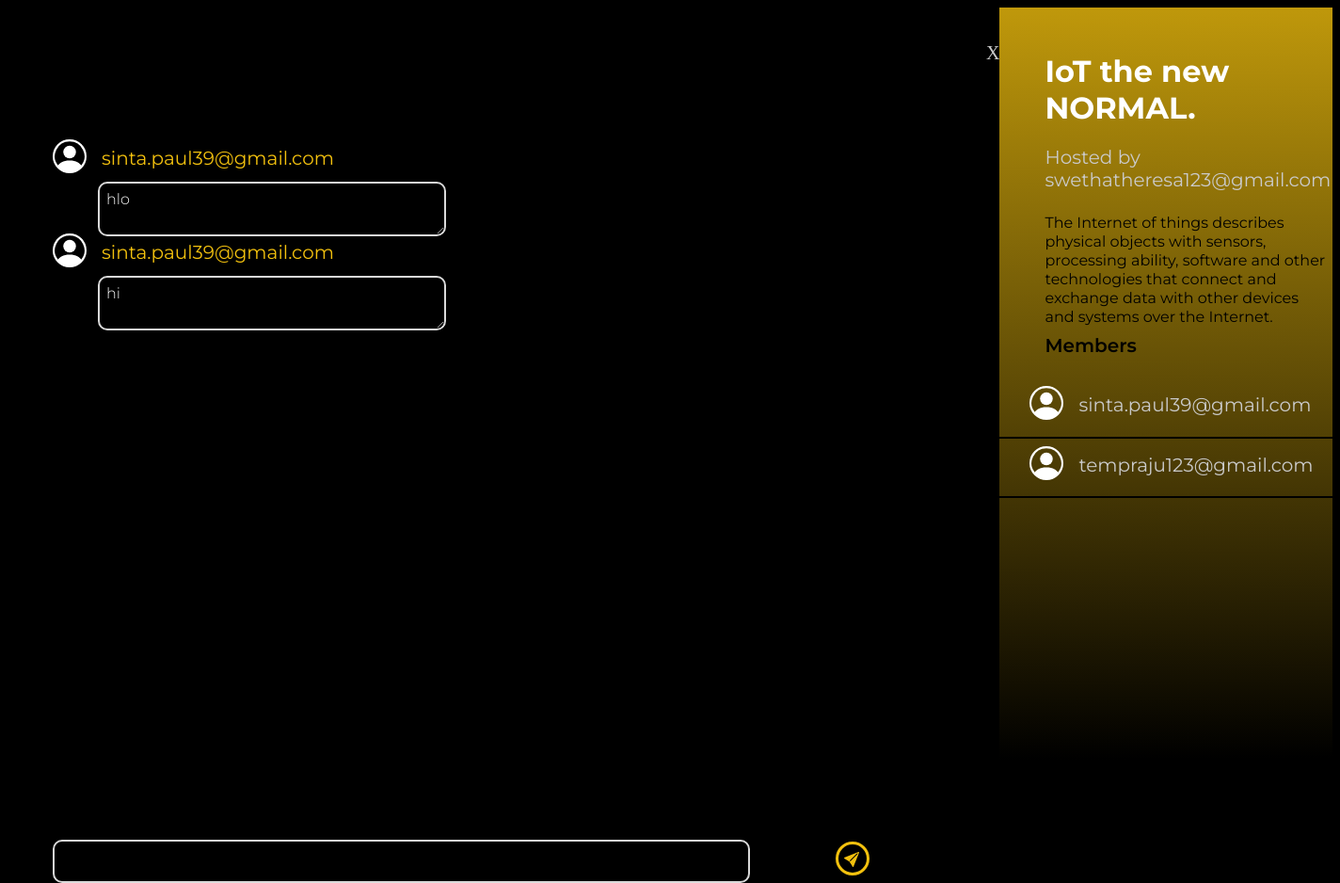
Page /room/2/ on the committed database.
### base/models.py (models this page shows, shortened)
class Message(models.Model):
    user = models.ForeignKey(User, on_delete=models.CASCADE)
    room = models.ForeignKey(Room, on_delete=models.CASCADE)
    body = models.TextField()
    updated = models.DateTimeField(auto_now=True)
    created = models.DateTimeField(auto_now_add=True)
    class Meta:
        ordering = ['-updated', '-created']

class User(AbstractUser):
    name = models.CharField(max_length=50, null=True)
    email = models.CharField(max_length=50,unique=True, null=True)
    college= models.CharField(max_length=50, null=True)
    city= models.CharField(max_length=50, null=True)
    fields_of_interests=models.ManyToManyField(
        Topic, related_name='topics',blank=True)
    USERNAME_FIELD = 'email'
    REQUIRED_FIELDS = []

class Room(models.Model):
    host = models.ForeignKey(User, on_delete=models.SET_NULL, null=True)
    topic = models.ForeignKey(Topic, on_delete=models.SET_NULL, null=True)
    name = models.CharField(max_length=100)
    description = models.CharField(max_length=200,null=True, blank=True)
    participants = models.ManyToManyField(
        User, related_name='participants', blank=True)

### base/views.py (the view, shortened to what this page needs)
# urls.py: path('room/<str:pk>/', views.room_details, name="room_details"),
def room_details(request, pk):
    room = Room.objects.get(id=pk)
    room_messages = room.message_set.all()[0:50]
    participants = room.participants.all()
    context = {'room': room, 'room_messages': room_messages,
               'participants': participants,}
    return render(request, 'room-details.html', context)

### templates/room-details.html (shortened to what this page needs)
<!DOCTYPE html>
{% load static %}
<html lang="en">
<head>
    <link rel="stylesheet" href="{% static 'style4.css' %}">
</head>
<body class="bo" style="background-color:black;">
    <div class="one">
        <br>
        <br>
        <a style="text-decoration: none;" href="{% url 'room' %}"class="xy">X</a>
        {% for message in room_messages %}
        {% if request.user != message.user %}
        <div style="height: 80px;">jkh</div>
        <div class="other">
            <div class="row">
            <div>
            </div>
            <div>
            <h1 class="d" style="color: #F3C10E;">{{message.user}}</h1>
            </div>
            </div>
            <div>
                <label for="html" class="label1">{{message.body}}</label>
            </div>
        </div>
        {% else %}
        <div style="height:2px"></div>
        <div class="me" style="margin-left: 45rem;">
            <label for="html" class="label2">{{message.body}}</label>
        </div>
        {% endif %}
        {% endfor %}
        <div class="pos">
        <form method="POST" action="">
        <div style="background-color:transparent;width: 63rem;height: 4rem;margin-top: 10rem;">
          <div style="position: absolute;">
        <input name="body" class="textarea" style="background-color: black;height: 2rem;">
        <div class="s" style="margin-top: -2.75rem;margin-left: 55rem;">
            <center>
            </center>
        </div>
         </div>
        </div>
        </form>
        </div>
    </div>
    <div class="two">
        <h1 class="neural">{{room.name}}</h1>
        <h1 class="h">Hosted by {{room.host.username}}</h1>
        <br>
        <p class="desc3">{{room.description}}</p>
        <br>
        <h1 class="c">Members</h1>
        <br>
        {% for user in participants %}
        <div class="row">
            <div style="margin-left: 2rem;">
            </div>
            <div><h1 class="d">{{user.email}}</h1></div>
        </div>
        <hr style="background-color: black;border-color: transparent;height: 0px;">
        {% endfor %}
    </div>
</body>
</html>

### static/style4.css (style rules this page uses)
.one { width: 250%; height: 50rem; background-color: black; }
.two { background: linear-gradient(179.56deg, #F3C10E -26.72%, #000000 99.62%); width: 100%; height: 50rem; }
.bo { display: flex; flex-direction: row; height: 100%; }
.neural { margin-top: 3rem; margin-left: 3rem; width: 298px; height: 78px; font-family: 'Montserrat'; font-style: normal; font-weight: 700; font-size: 32px; line-height: 39px; color: #FFFFFF; }
.h { width: 209px; height: 24px; margin-left: 3rem; font-family: 'Montserrat'; font-style: normal; font-weight: 400; font-size: 20px; line-height: 24px; color: #CACACA; }
.c { width: 98px; height: 24px; margin-left: 3rem; margin-top: 2rem; font-family: 'Montserrat'; font-style: normal; font-weight: 600; font-size: 20px; line-height: 24px; color: #000000; }
.row { display: flex; flex-direction: row; }
.d { width: 209px; height: 24px; margin-left: 1rem; font-family: 'Montserrat'; font-style: normal; font-weight: 400; font-size: 20px; line-height: 24px; color: #CACACA; margin-top: 0.5rem; }
.xy { font-weight: 400; font-size: 20px; line-height: 24px; margin-left: 65rem; color: #CACACA; }
.other { width: 94px; height: 20px; font-family: 'Montserrat'; font-style: normal; font-weight: 400; font-size: 16px; line-height: 20px; color: #F3C10E; margin-left: 3rem; }
.textarea { display: block; width: 80%; overflow: hidden; resize: both; min-height: 40px; line-height: 20px; border: 2px solid #D9D9D9; border-radius: 10px; font-family: 'Montserrat'; font-style: normal; font-weight: 300; font-size: 16px; line-height: 20px; margin-left: 3rem; color: #FFFFFF; margin-top: 38rem; background-color: transparent; }
.s { background-color:transparent; width: 30px; height: 30px; border: 3px solid #F3C10E; border-radius: 30px; margin-left: 58rem; margin-top: -3.5rem; color: #FFFFFF; }
.label1 { display: block; width: 22rem; overflow: hidden; resize: both; min-height: 40px; line-height: 20px; margin-left: 3rem; border: 2px solid #D9D9D9; border-radius: 10px; font-family: 'Montserrat'; font-style: normal; font-weight: 300; font-size: 16px; line-height: 20px; color: #FFFFFF; padding: 7px; }
.pos { margin-top: -9rem; }
.desc3 { margin-left: 3rem; width: 299px; height: 62px; font-family: 'Montserrat'; font-style: normal; font-weight: 400; font-size: 16px; line-height: 20px; color: #000000; }

### rows in the picture
Message: user "sinta.paul39@gmail.com", body "hlo"
Message: user "sinta.paul39@gmail.com", body "hi"
Room: name "IoT the new NORMAL.", host.username "swethatheresa123@gmail.com", description "The Internet of things describes physical objects with sensors, processing ability, software and other technologies that connect and exchange data with other devices and systems over the Internet."
User: email "sinta.paul39@gmail.com"
User: email "tempraju123@gmail.com"
